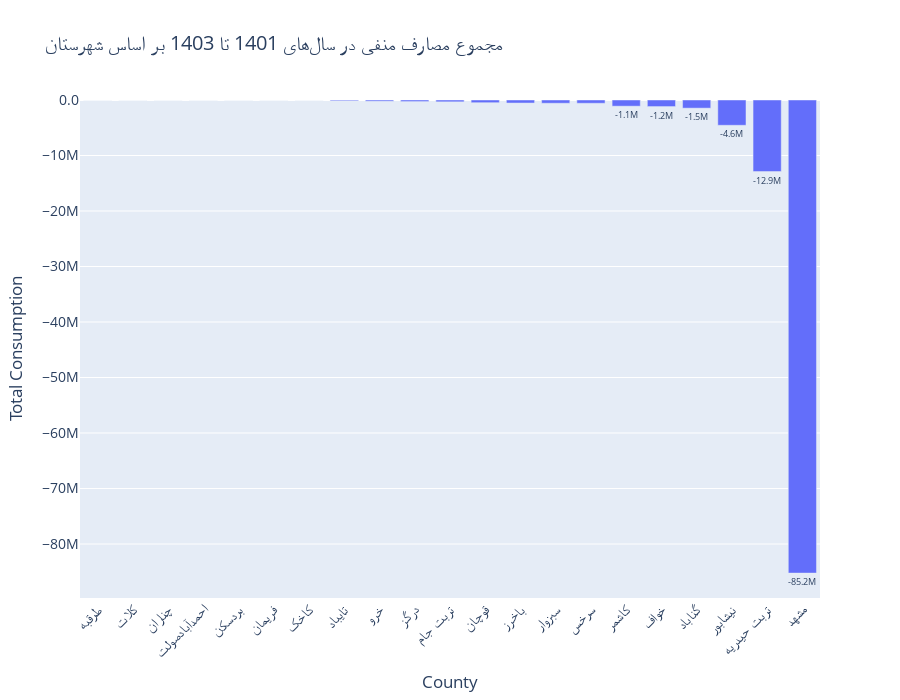
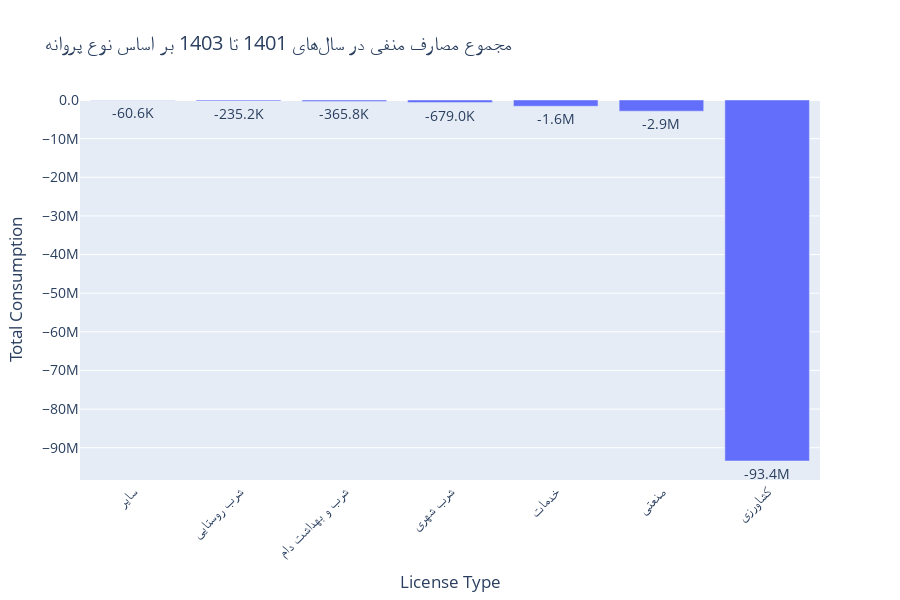
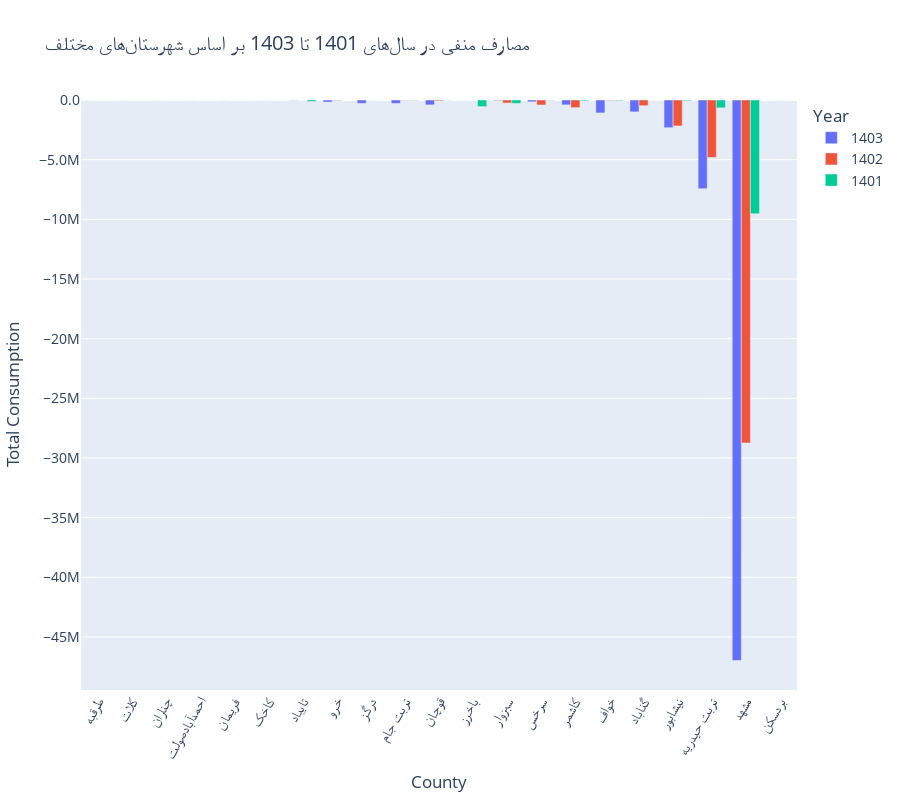
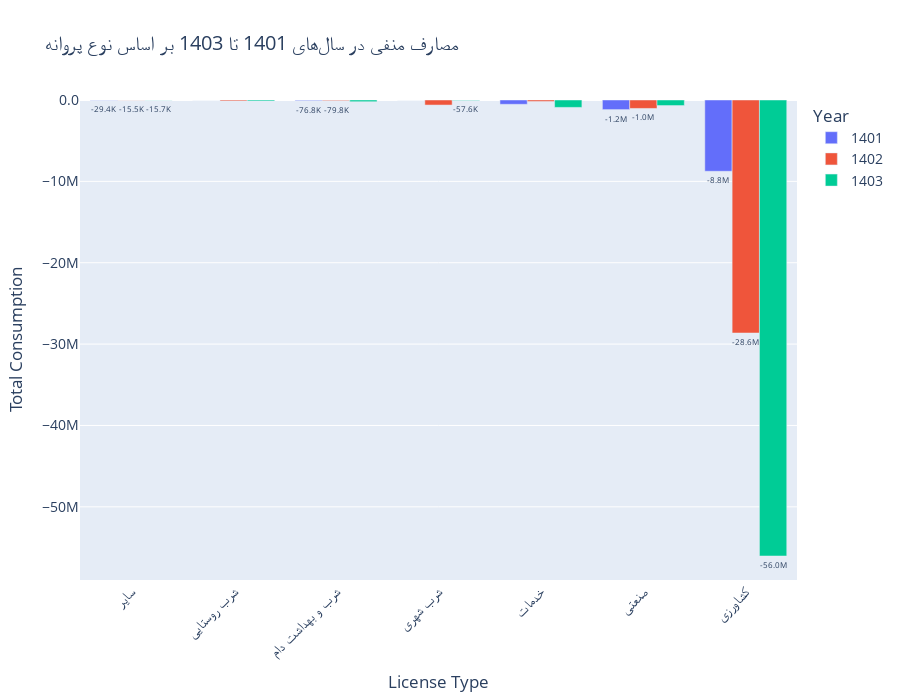

Notebook code cell kept with these figures, in order:
### Code cell
import pandas as pd
import plotly.express as px

# تابع برای خلاصهسازی اعداد (مثلاً 1.2M به جای 1,200,000)
def format_number(x):
    if abs(x) >= 1_000_000:
        return f"{x / 1_000_000:.1f}M"
    elif abs(x) >= 1_000:
        return f"{x / 1_000:.1f}K"
    else:
        return f"{x:.0f}"

# --- 2.1 مجموع مصرف بر اساس شهرستان ---
print("Generating Bar Chart: Total Consumption by County using Plotly")
df_county_consumption_data = df.groupby('County', as_index=False)['Consumption (m³)'].sum()
df_county_consumption_data = df_county_consumption_data.sort_values(by='Consumption (m³)', ascending=False)
df_county_consumption_data['Formatted'] = df_county_consumption_data['Consumption (m³)'].apply(format_number)

if not df_county_consumption_data.empty:
    fig2_1 = px.bar(df_county_consumption_data,
                    x='County',
                    y='Consumption (m³)',
                    text='Formatted',
                    title='مجموع مصارف منفی در سالهای 1401 تا 1403 بر اساس شهرستان',
                    labels={'Consumption (m³)': 'Total Consumption', 'County': 'County'},
                    height=700)
    fig2_1.update_traces(textposition='outside')
    fig2_1.update_layout(
        xaxis_tickangle=-45,
        yaxis_tickformat=".2s",
        font=dict(size=14),
        uniformtext_minsize=8,
        uniformtext_mode='hide'
    )
    fig2_1.show()

# --- 2.2 مجموع مصرف بر اساس نوع پروانه ---
print("Generating Bar Chart: Total Consumption by License Type using Plotly")
df_license_consumption_data = df.groupby('License Type', as_index=False)['Consumption (m³)'].sum()
df_license_consumption_data = df_license_consumption_data.sort_values(by='Consumption (m³)', ascending=False)
df_license_consumption_data['Formatted'] = df_license_consumption_data['Consumption (m³)'].apply(format_number)

if not df_license_consumption_data.empty:
    fig2_2 = px.bar(df_license_consumption_data,
                    x='License Type',
                    y='Consumption (m³)',
                    text='Formatted',
                    title='مجموع مصارف منفی در سالهای 1401 تا 1403 بر اساس نوع پروانه',
                    labels={'Consumption (m³)': 'Total Consumption', 'License Type': 'License Type'},
                    height=600)
    fig2_2.update_traces(textposition='outside')
    fig2_2.update_layout(
        xaxis_tickangle=-45,
        yaxis_tickformat=".2s",
        font=dict(size=14),
        uniformtext_minsize=8,
        uniformtext_mode='hide'
    )
    fig2_2.show()

# --- 3. افزودن ستون سال ---
df_copy = df.copy()
df_copy['Year'] = df_copy['month'].str.split('/').str[0]

# --- 3.1 مصارف منفی بر اساس شهرستان و سال ---
print("Generating Grouped Bar Chart: Consumption by County and Year using Plotly")
df_county_year_consumption_data = df_copy.groupby(['County', 'Year'], as_index=False)['Consumption (m³)'].sum()
df_county_year_consumption_data['Formatted'] = df_county_year_consumption_data['Consumption (m³)'].apply(format_number)

if not df_county_year_consumption_data.empty:
    county_total_consumption_order = df_copy.groupby('County')['Consumption (m³)'].sum().sort_values(ascending=False).index
    df_county_year_consumption_data['County'] = pd.Categorical(df_county_year_consumption_data['County'], categories=county_total_consumption_order, ordered=True)
    df_county_year_consumption_data = df_county_year_consumption_data.sort_values(['County', 'Year'])

    fig3_1 = px.bar(df_county_year_consumption_data,
                    x='County',
                    y='Consumption (m³)',
                    color='Year',
                    barmode='group',
                    text='Formatted',
                    title='مصارف منفی در سالهای 1401 تا 1403 بر اساس شهرستانهای مختلف',
                    labels={'Consumption (m³)': 'Total Consumption', 'County': 'County'},
                    height=800)
    fig3_1.update_traces(textposition='outside')
    fig3_1.update_layout(
        xaxis_tickangle=-60,
        yaxis_tickformat=".2s",
        font=dict(size=14),
        uniformtext_minsize=8,
        uniformtext_mode='hide'
    )
    fig3_1.show()

# --- 3.2 مصارف منفی بر اساس نوع پروانه و سال ---
print("Generating Grouped Bar Chart: Consumption by License Type and Year using Plotly")
df_license_year_consumption_data = df_copy.groupby(['License Type', 'Year'], as_index=False)['Consumption (m³)'].sum()
df_license_year_consumption_data['Formatted'] = df_license_year_consumption_data['Consumption (m³)'].apply(format_number)

if not df_license_year_consumption_data.empty:
    license_total_consumption_order = df_copy.groupby('License Type')['Consumption (m³)'].sum().sort_values(ascending=False).index
    df_license_year_consumption_data['License Type'] = pd.Categorical(df_license_year_consumption_data['License Type'], categories=license_total_consumption_order, ordered=True)
    df_license_year_consumption_data = df_license_year_consumption_data.sort_values(['License Type', 'Year'])

    fig3_2 = px.bar(df_license_year_consumption_data,
                    x='License Type',
                    y='Consumption (m³)',
                    color='Year',
                    barmode='group',
                    text='Formatted',
                    title='مصارف منفی در سالهای 1401 تا 1403 بر اساس نوع پروانه',
                    labels={'Consumption (m³)': 'Total Consumption', 'License Type': 'License Type'},
                    height=700)
    fig3_2.update_traces(textposition='outside')
    fig3_2.update_layout(
        xaxis_tickangle=-45,
        yaxis_tickformat=".2s",
        font=dict(size=14),
        uniformtext_minsize=8,
        uniformtext_mode='hide'
    )
    fig3_2.show()

print("✅ All professional-quality plots have been generated.")

### Figure 1 — Plotly figure (JSON) as saved in the notebook; plotly's stock layout.template omitted (floating-point values rounded to 4 significant figures)
{"data": [{"alignmentgroup": "True", "hovertemplate": "County=%{x}<br>Total Consumption=%{y}<br>Formatted=%{text}<extra></extra>", "legendgroup": "", "marker": {"color": "#636efa", "pattern": {"shape": ""}}, "name": "", "offsetgroup": "", "orientation": "v", "showlegend": false, "text": ["-0", "-0", "-1", "-13", "-35", "-36", "-102", "-145.1K", "-217.6K", "-285.1K", "-331.5K", "-486.1K", "-549.7K", "-585.0K", "-590.7K", "-1.1M", "-1.2M", "-1.5M", "-4.6M", "-12.9M", "-85.2M"], "textposition": "outside", "type": "bar", "x": ["طرقبه", "کلات", "چناران", "احمدآبادصولت", "بردسکن", "فریمان", "کاخک", "تایباد", "خرو", "درگز", "تربت جام", "قوچان", "باخرز", "سبزوار", "سرخس", "کاشمر", "خواف", "گناباد", "نیشابور", "تربت حیدریه", "مشهد"], "xaxis": "x", "y": [-0.101, -0.176, -0.965, -13.17, -35.06, -36.16, -102.1, -145100.0, -217600.0, -285100.0, -331500.0, -486100.0, -549700.0, -585000.0, -590700.0, -1116000.0, -1183000.0, -1470000.0, -4557000.0, -12900000.0, -85240000.0], "yaxis": "y"}], "layout": {"barmode": "relative", "font": {"size": 14}, "height": 700, "legend": {"tracegroupgap": 0}, "title": {"text": "مجموع مصارف منفی در سالهای 1401 تا 1403 بر اساس شهرستان"}, "uniformtext": {"minsize": 8, "mode": "hide"}, "xaxis": {"anchor": "y", "domain": [0, 1], "tickangle": -45, "title": {"text": "County"}}, "yaxis": {"anchor": "x", "domain": [0, 1], "tickformat": ".2s", "title": {"text": "Total Consumption"}}}}

### Figure 2 — Plotly figure (JSON) as saved in the notebook; plotly's stock layout.template omitted (floating-point values rounded to 4 significant figures)
{"data": [{"alignmentgroup": "True", "hovertemplate": "License Type=%{x}<br>Total Consumption=%{y}<br>Formatted=%{text}<extra></extra>", "legendgroup": "", "marker": {"color": "#636efa", "pattern": {"shape": ""}}, "name": "", "offsetgroup": "", "orientation": "v", "showlegend": false, "text": ["-60.6K", "-235.2K", "-365.8K", "-679.0K", "-1.6M", "-2.9M", "-93.4M"], "textposition": "outside", "type": "bar", "x": ["سایر", "شرب روستایی", "شرب و بهداشت دام", "شرب شهری", "خدمات", "صنعتی", "کشاورزی"], "xaxis": "x", "y": [-60610.0, -235200.0, -365800.0, -679000.0, -1621000.0, -2902000.0, -93440000.0], "yaxis": "y"}], "layout": {"barmode": "relative", "font": {"size": 14}, "height": 600, "legend": {"tracegroupgap": 0}, "title": {"text": "مجموع مصارف منفی در سالهای 1401 تا 1403 بر اساس نوع پروانه"}, "uniformtext": {"minsize": 8, "mode": "hide"}, "xaxis": {"anchor": "y", "domain": [0, 1], "tickangle": -45, "title": {"text": "License Type"}}, "yaxis": {"anchor": "x", "domain": [0, 1], "tickformat": ".2s", "title": {"text": "Total Consumption"}}}}

### Figure 3 — Plotly figure (JSON) as saved in the notebook; plotly's stock layout.template omitted (floating-point values rounded to 4 significant figures)
{"data": [{"alignmentgroup": "True", "hovertemplate": "Year=1403<br>County=%{x}<br>Total Consumption=%{y}<br>Formatted=%{text}<extra></extra>", "legendgroup": "1403", "marker": {"color": "#636efa", "pattern": {"shape": ""}}, "name": "1403", "offsetgroup": "1403", "orientation": "v", "showlegend": true, "text": ["-0", "-0", "-1", "-13", "-36", "-1", "-16.6K", "-173.0K", "-285.1K", "-286.2K", "-409.3K", "-0", "-51.2K", "-151.9K", "-408.6K", "-1.1M", "-992.9K", "-2.3M", "-7.4M", "-47.0M"], "textposition": "outside", "type": "bar", "x": ["طرقبه", "کلات", "چناران", "احمدآبادصولت", "فریمان", "کاخک", "تایباد", "خرو", "درگز", "تربت جام", "قوچان", "باخرز", "سبزوار", "سرخس", "کاشمر", "خواف", "گناباد", "نیشابور", "تربت حیدریه", "مشهد"], "xaxis": "x", "y": [-0.101, -0.176, -0.965, -13.17, -36.16, -0.959, -16570.0, -173000.0, -285100.0, -286200.0, -409300.0, -0.03, -51190.0, -151900.0, -408600.0, -1082000.0, -992900.0, -2320000.0, -7428000.0, -46970000.0], "yaxis": "y"}, {"alignmentgroup": "True", "hovertemplate": "Year=1402<br>County=%{x}<br>Total Consumption=%{y}<br>Formatted=%{text}<extra></extra>", "legendgroup": "1402", "marker": {"color": "#EF553B", "pattern": {"shape": ""}}, "name": "1402", "offsetgroup": "1402", "orientation": "v", "showlegend": true, "text": ["-35", "-101", "-802", "-44.6K", "-0", "-26.5K", "-71.7K", "-254.5K", "-419.8K", "-640.6K", "-45.4K", "-476.1K", "-2.2M", "-4.8M", "-28.7M"], "textposition": "outside", "type": "bar", "x": ["بردسکن", "کاخک", "تایباد", "خرو", "درگز", "تربت جام", "قوچان", "سبزوار", "سرخس", "کاشمر", "خواف", "گناباد", "نیشابور", "تربت حیدریه", "مشهد"], "xaxis": "x", "y": [-35.06, -101.1, -802.4, -44600.0, -0.174, -26480.0, -71660.0, -254500.0, -419800.0, -640600.0, -45440.0, -476100.0, -2175000.0, -4811000.0, -28740000.0], "yaxis": "y"}, {"alignmentgroup": "True", "hovertemplate": "Year=1401<br>County=%{x}<br>Total Consumption=%{y}<br>Formatted=%{text}<extra></extra>", "legendgroup": "1401", "marker": {"color": "#00cc96", "pattern": {"shape": ""}}, "name": "1401", "offsetgroup": "1401", "orientation": "v", "showlegend": true, "text": ["-127.7K", "-18.8K", "-5.1K", "-549.7K", "-279.3K", "-19.0K", "-66.7K", "-55.8K", "-981", "-61.9K", "-658.7K", "-9.5M"], "textposition": "outside", "type": "bar", "x": ["تایباد", "تربت جام", "قوچان", "باخرز", "سبزوار", "سرخس", "کاشمر", "خواف", "گناباد", "نیشابور", "تربت حیدریه", "مشهد"], "xaxis": "x", "y": [-127700.0, -18850.0, -5086.0, -549700.0, -279300.0, -18960.0, -66740.0, -55830.0, -980.9, -61880.0, -658700.0, -9533000.0], "yaxis": "y"}], "layout": {"barmode": "group", "font": {"size": 14}, "height": 800, "legend": {"title": {"text": "Year"}, "tracegroupgap": 0}, "title": {"text": "مصارف منفی در سالهای 1401 تا 1403 بر اساس شهرستانهای مختلف"}, "uniformtext": {"minsize": 8, "mode": "hide"}, "xaxis": {"anchor": "y", "domain": [0, 1], "tickangle": -60, "title": {"text": "County"}}, "yaxis": {"anchor": "x", "domain": [0, 1], "tickformat": ".2s", "title": {"text": "Total Consumption"}}}}

### Figure 4 — Plotly figure (JSON) as saved in the notebook; plotly's stock layout.template omitted (floating-point values rounded to 4 significant figures)
{"data": [{"alignmentgroup": "True", "hovertemplate": "Year=1401<br>License Type=%{x}<br>Total Consumption=%{y}<br>Formatted=%{text}<extra></extra>", "legendgroup": "1401", "marker": {"color": "#636efa", "pattern": {"shape": ""}}, "name": "1401", "offsetgroup": "1401", "orientation": "v", "showlegend": true, "text": ["-29.4K", "-216", "-76.8K", "-167", "-528.4K", "-1.2M", "-8.8M"], "textposition": "outside", "type": "bar", "x": ["سایر", "شرب روستایی", "شرب و بهداشت دام", "شرب شهری", "خدمات", "صنعتی", "کشاورزی"], "xaxis": "x", "y": [-29420.0, -216.1, -76820.0, -166.8, -528400.0, -1181000.0, -8759000.0], "yaxis": "y"}, {"alignmentgroup": "True", "hovertemplate": "Year=1402<br>License Type=%{x}<br>Total Consumption=%{y}<br>Formatted=%{text}<extra></extra>", "legendgroup": "1402", "marker": {"color": "#EF553B", "pattern": {"shape": ""}}, "name": "1402", "offsetgroup": "1402", "orientation": "v", "showlegend": true, "text": ["-15.5K", "-115.1K", "-79.8K", "-621.3K", "-183.8K", "-1.0M", "-28.6M"], "textposition": "outside", "type": "bar", "x": ["سایر", "شرب روستایی", "شرب و بهداشت دام", "شرب شهری", "خدمات", "صنعتی", "کشاورزی"], "xaxis": "x", "y": [-15490.0, -115100.0, -79820.0, -621300.0, -183800.0, -1039000.0, -28640000.0], "yaxis": "y"}, {"alignmentgroup": "True", "hovertemplate": "Year=1403<br>License Type=%{x}<br>Total Consumption=%{y}<br>Formatted=%{text}<extra></extra>", "legendgroup": "1403", "marker": {"color": "#00cc96", "pattern": {"shape": ""}}, "name": "1403", "offsetgroup": "1403", "orientation": "v", "showlegend": true, "text": ["-15.7K", "-119.9K", "-209.1K", "-57.6K", "-909.0K", "-682.5K", "-56.0M"], "textposition": "outside", "type": "bar", "x": ["سایر", "شرب روستایی", "شرب و بهداشت دام", "شرب شهری", "خدمات", "صنعتی", "کشاورزی"], "xaxis": "x", "y": [-15710.0, -119887, -209100.0, -57570.0, -909000.0, -682500.0, -56040000.0], "yaxis": "y"}], "layout": {"barmode": "group", "font": {"size": 14}, "height": 700, "legend": {"title": {"text": "Year"}, "tracegroupgap": 0}, "title": {"text": "مصارف منفی در سالهای 1401 تا 1403 بر اساس نوع پروانه"}, "uniformtext": {"minsize": 8, "mode": "hide"}, "xaxis": {"anchor": "y", "domain": [0, 1], "tickangle": -45, "title": {"text": "License Type"}}, "yaxis": {"anchor": "x", "domain": [0, 1], "tickformat": ".2s", "title": {"text": "Total Consumption"}}}}
